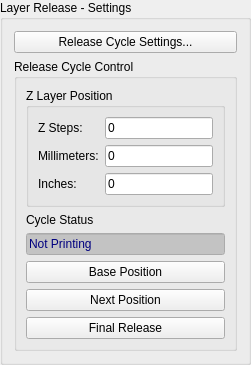
       <widget class="QGroupBox" name="groupBox_4">
        <property name="toolTip">
         <string>Settings for the print position and release cycles</string>
        </property>
        <property name="title">
         <string>Layer Release - Settings</string>
        </property>
        <layout class="QGridLayout" name="gridLayout_9">
         <item row="0" column="0">
          <widget class="QPushButton" name="pushButtonCycleSettings">
           <property name="toolTip">
            <string>Opens the Release Cycle Settings Dialog</string>
           </property>
           <property name="whatsThis">
            <string>Opens the Release Cycle Settings Dialog</string>
           </property>
           <property name="text">
            <string>Release Cycle Settings...</string>
           </property>
          </widget>
         </item>
         <item row="1" column="0">
          <widget class="QGroupBox" name="groupBoxZPosition_2">
           <property name="toolTip">
            <string>Cycle Control</string>
           </property>
           <property name="title">
            <string>Release Cycle Control</string>
           </property>
           <layout class="QGridLayout" name="gridLayout_8">
            <item row="5" column="1">
             <widget class="QPushButton" name="pushButtonPrintBase">
              <property name="toolTip">
               <string>Command &quot;Base&quot; cycle.</string>
              </property>
              <property name="whatsThis">
               <string>The Base cycle opens the VAT/Shutter, lowers to the target z position, delays the &quot;settle&quot; time and broadcasts cycle finished.</string>
              </property>
              <property name="text">
               <string>Base Position</string>
              </property>
             </widget>
            </item>
            <item row="6" column="1">
             <widget class="QPushButton" name="pushButtonPrintNext">
              <property name="toolTip">
               <string>Command &quot;Next&quot; cycle.</string>
              </property>
              <property name="whatsThis">
               <string>The Next cycle closes the VAT/Shutter, raises the z position to the next target level + overlift distance, delays for &quot;breathe&quot; amount of time, opens the VAT/Shutter, lowers to the target z position, delays the &quot;settle&quot; time and broadcasts cycle finished.</string>
              </property>
              <property name="text">
               <string>Next Position</string>
              </property>
             </widget>
            </item>
            <item row="7" column="1">
             <widget class="QPushButton" name="pushButtonPrintFinal">
              <property name="toolTip">
               <string>Command &quot;Final&quot; cycle.</string>
              </property>
              <property name="whatsThis">
               <string>The &quot;Final&quot; command closes the VAT/Shutter raises to the target z position, commands the projector to Off and broadcasts cycle finished.</string>
              </property>
              <property name="text">
               <string>Final Release</string>
              </property>
             </widget>
            </item>
            <item row="0" column="1">
             <widget class="QGroupBox" name="groupBox_3">
              <property name="toolTip">
               <string>Target layer's vertical position.</string>
              </property>
              <property name="title">
               <string>Z Layer Position</string>
              </property>
              <layout class="QGridLayout" name="gridLayout_7">
               <item row="0" column="0">
                <widget class="QLabel" name="label_22">
                 <property name="text">
                  <string>Z Steps:</string>
                 </property>
                </widget>
               </item>
               <item row="0" column="1">
                <widget class="QLineEdit" name="lineEditTgtZPU">
                 <property name="sizePolicy">
                  <sizepolicy hsizetype="MinimumExpanding" vsizetype="Fixed">
                   <horstretch>0</horstretch>
                   <verstretch>0</verstretch>
                  </sizepolicy>
                 </property>
                 <property name="minimumSize">
                  <size>
                   <width>65</width>
                   <height>0</height>
                  </size>
                 </property>
                 <property name="toolTip">
                  <string>Target layer's vertical position in Printer Units.</string>
                 </property>
                 <property name="whatsThis">
                  <string>Target layer's vertical position in Printer Units.</string>
                 </property>
                 <property name="text">
                  <string>0</string>
                 </property>
                 <property name="readOnly">
                  <bool>false</bool>
                 </property>
                </widget>
               </item>
               <item row="1" column="0">
                <widget class="QLabel" name="label_23">
                 <property name="text">
                  <string>Millimeters:</string>
                 </property>
                </widget>
               </item>
               <item row="1" column="1">
                <widget class="QLineEdit" name="lineEditTgtZMM">
                 <property name="sizePolicy">
                  <sizepolicy hsizetype="MinimumExpanding" vsizetype="Fixed">
                   <horstretch>0</horstretch>
                   <verstretch>0</verstretch>
                  </sizepolicy>
                 </property>
                 <property name="minimumSize">
                  <size>
                   <width>65</width>
                   <height>0</height>
                  </size>
                 </property>
                 <property name="toolTip">
                  <string>Target layer's vertical position in millimeters.</string>
                 </property>
                 <property name="whatsThis">
                  <string>Target layer's vertical position in millimeters.</string>
                 </property>
                 <property name="text">
                  <string>0</string>
                 </property>
                 <property name="readOnly">
                  <bool>false</bool>
                 </property>
                </widget>
               </item>
               <item row="2" column="0">
                <widget class="QLabel" name="label_24">
                 <property name="text">
                  <string>Inches:</string>
                 </property>
                </widget>
               </item>
               <item row="2" column="1">
                <widget class="QLineEdit" name="lineEditTgtZInches">
                 <property name="sizePolicy">
                  <sizepolicy hsizetype="MinimumExpanding" vsizetype="Fixed">
                   <horstretch>0</horstretch>
                   <verstretch>0</verstretch>
                  </sizepolicy>
                 </property>
                 <property name="minimumSize">
                  <size>
                   <width>65</width>
                   <height>0</height>
                  </size>
                 </property>
                 <property name="toolTip">
                  <string>Target layer's vertical position in inches.</string>
                 </property>
                 <property name="whatsThis">
                  <string>Target layer's vertical position in inches.</string>
                 </property>
                 <property name="text">
                  <string>0</string>
                 </property>
                 <property name="readOnly">
                  <bool>false</bool>
                 </property>
                </widget>
               </item>
              </layout>
             </widget>
            </item>
            <item row="3" column="1">
             <widget class="QLineEdit" name="lineEditCycleStatus">
              <property name="sizePolicy">
               <sizepolicy hsizetype="MinimumExpanding" vsizetype="Fixed">
                <horstretch>0</horstretch>
                <verstretch>0</verstretch>
               </sizepolicy>
              </property>
              <property name="minimumSize">
               <size>
                <width>65</width>
                <height>0</height>
               </size>
              </property>
              <property name="palette">
               <palette>
                <active>
                 <colorrole role="Text">
                  <brush brushstyle="SolidPattern">
                   <color alpha="255">
                    <red>0</red>
                    <green>0</green>
                    <blue>127</blue>
                   </color>
                  </brush>
                 </colorrole>
                 <colorrole role="Base">
                  <brush brushstyle="SolidPattern">
                   <color alpha="255">
                    <red>195</red>
                    <green>195</green>
                    <blue>195</blue>
                   </color>
                  </brush>
                 </colorrole>
                </active>
                <inactive>
                 <colorrole role="Text">
                  <brush brushstyle="SolidPattern">
                   <color alpha="255">
                    <red>0</red>
                    <green>0</green>
                    <blue>127</blue>
                   </color>
                  </brush>
                 </colorrole>
                 <colorrole role="Base">
                  <brush brushstyle="SolidPattern">
                   <color alpha="255">
                    <red>195</red>
                    <green>195</green>
                    <blue>195</blue>
                   </color>
                  </brush>
                 </colorrole>
                </inactive>
                <disabled>
                 <colorrole role="Text">
                  <brush brushstyle="SolidPattern">
                   <color alpha="255">
                    <red>120</red>
                    <green>120</green>
                    <blue>120</blue>
                   </color>
                  </brush>
                 </colorrole>
                 <colorrole role="Base">
                  <brush brushstyle="SolidPattern">
                   <color alpha="255">
                    <red>240</red>
                    <green>240</green>
                    <blue>240</blue>
                   </color>
                  </brush>
                 </colorrole>
                </disabled>
               </palette>
              </property>
              <property name="toolTip">
               <string>Cycle status, set to Finished when cycle is completed.</string>
              </property>
              <property name="whatsThis">
               <string>Cycle status, set to Finished when cycle is completed.</string>
              </property>
              <property name="text">
               <string>Not Printing</string>
              </property>
              <property name="readOnly">
               <bool>true</bool>
              </property>
             </widget>
            </item>
            <item row="2" column="1">
             <widget class="QLabel" name="label_28">
              <property name="sizePolicy">
               <sizepolicy hsizetype="Preferred" vsizetype="Fixed">
                <horstretch>0</horstretch>
                <verstretch>0</verstretch>
               </sizepolicy>
              </property>
              <property name="text">
               <string>Cycle Status</string>
              </property>
             </widget>
            </item>
           </layout>
          </widget>
         </item>
        </layout>
       </widget>
